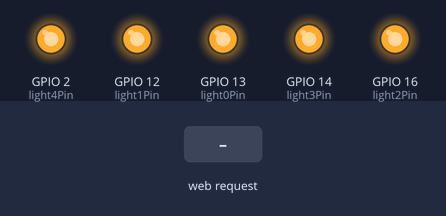
A sketch run on a simulated ESP8266 (NodeMCU). On the bench: output pins drawn as LEDs (lit = HIGH). The test bench sets the inputs (shaded band). EEPROM starts erased; what the sketch prints to the serial monitor is not drawn.

Above: at 1.2 s.
1.3 s: HTTP request GET /lights/0/on received
At 2.5 s:
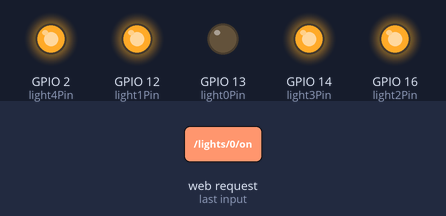
2.8 s: HTTP request GET /lights/0/off received
At 3.9 s:
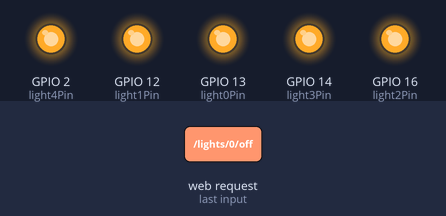
Timing chart, 0 to 5.8 s (numbered marks = the images above; inputs shaded):
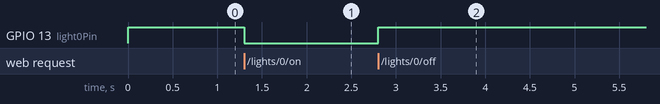

Measured:
- after the input at 1.3 s, GPIO 13 (light0Pin): HIGH → LOW at once
- after the input at 2.8 s, GPIO 13 (light0Pin): LOW → HIGH at once

The sketch:

smart-racer-wifi.ino
```cpp
#include <ESP8266WiFi.h>
#include <WiFiClient.h>
#include <ESP8266WebServer.h>
#include <ESP8266mDNS.h>
#include <Servo.h>
#include <WiFiUDP.h>
#include <EEPROM.h>
#include <ESP8266HTTPUpdateServer.h>

ESP8266WebServer server(80);
Servo myservo;
Servo esc;
WiFiUDP Udp;
byte packetBuffer[512];
unsigned long lastPacket = millis();
ESP8266HTTPUpdateServer httpUpdater;
int light0Pin = 13;
int light1Pin = 12;
int light2Pin = 16;
int light3Pin = 14;
int light4Pin = 2;
int escPin = 4;
int servoPin = 5;

void handleNotFound()
{
  String message = "File Not Found\n\n";

  message += "URI: ";
  message += server.uri();
  message += "\nMethod: ";
  message += (server.method() == HTTP_GET) ? "GET" : "POST";
  message += "\nArguments: ";
  message += server.args();
  message += "\n";

  for (uint8_t i = 0; i < server.args(); i++)
  {
    message += " " + server.argName(i) + ": " + server.arg(i) + "\n";
  }

  server.send(404, "text/plain", message);
};

void handleSettingsValue(uint8_t address)
{
  String value = server.arg("value");

  if (value.length() > 0)
  {
    uint16_t intValue = value.toInt();

    EEPROM.write(address + 0, intValue >> 8);
    EEPROM.write(address + 1, (uint8_t)intValue);

    EEPROM.commit();

    server.send(200, "text/plain", String(intValue));
  }
  else
  {
    uint16_t intValue = (EEPROM.read(address + 0) << 8) | (EEPROM.read(address + 1));
    server.send(200, "text/plain", String(intValue));
  }
};

String getName()
{
  String name = "";

  for (int i = 0; i < 20; i++)
  {
    uint8_t intValue = EEPROM.read(12 + i);

    if ((intValue == 0x00) || (intValue == 0xff))
    {
      break;
    }
    else if (((intValue >= 'a') && (intValue <= 'z')) || ((intValue >= 'A') && (intValue <= 'Z')) || ((intValue >= '0') && (intValue <= '9')) || (intValue == '-') || (intValue == ' ') || (intValue == '_'))
    {
      name += (char)intValue;
    }
  }

  if (name.length() <= 0)
  {
    name = String(ESP.getChipId());
  }

  return name;
};

void handleNameValue()
{
  String value = server.arg("value");

  if (value.length() > 0)
  {
    int i = 0;

    for (i = 0; (i < 19) && (i < value.length()); i++)
    {
      uint8_t v = (uint8_t)value.c_str()[i];

      EEPROM.write(12 + i, v);
    }

    EEPROM.write(12 + i, 0);

    EEPROM.commit();

    server.send(200, "text/plain", value + "->" + getName());
  }
  else
  {
    server.send(200, "text/plain", getName());
  }
};

void handleLight(int pin, bool isOn)
{
  pinMode(pin, OUTPUT);

  if (isOn)
  {
    digitalWrite(pin, LOW);
    server.send(200, "text/plain", "on");
  }
  else
  {
    digitalWrite(pin, HIGH);
    server.send(200, "text/plain", "off");
  }
};

void registerHandlers()
{
  server.on("/settings/steering/min", []() { handleSettingsValue(0); });
  server.on("/settings/steering/max", []() { handleSettingsValue(2); });
  server.on("/settings/steering/center", []() { handleSettingsValue(4); });
  server.on("/settings/throttle/min", []() { handleSettingsValue(6); });
  server.on("/settings/throttle/max", []() { handleSettingsValue(8); });
  server.on("/settings/throttle/center", []() { handleSettingsValue(10); });
  server.on("/settings/name", []() { handleNameValue(); });
  server.on("/", []() { server.send(200, "text/plain", "hello from " + getName()); });
  server.on("/lights/0/on", []() { handleLight(light0Pin, true); });
  server.on("/lights/0/off", []() { handleLight(light0Pin, false); });
  server.on("/lights/1/on", []() { handleLight(light1Pin, true); });
  server.on("/lights/1/off", []() { handleLight(light1Pin, false); });
  server.on("/lights/2/on", []() { handleLight(light2Pin, true); });
  server.on("/lights/2/off", []() { handleLight(light2Pin, false); });
  server.on("/lights/3/on", []() { handleLight(light3Pin, true); });
  server.on("/lights/3/off", []() { handleLight(light3Pin, false); });
  server.on("/lights/4/on", []() { handleLight(light4Pin, true); });
  server.on("/lights/4/off", []() { handleLight(light4Pin, false); });
  server.onNotFound(handleNotFound);
};

void registerFirmwareUpdater()
{
  httpUpdater.setup(&server);
};

void setup(void)
{
  Serial.begin(115200);

  EEPROM.begin(512);

  String apName = "MyRC-" + getName();
  String apPass = "magicpass123";

  Serial.println("Starting ap [" + apName + "] with [" + apPass + "]");

  if (false == WiFi.softAP(apName.c_str(), apPass.c_str()))
  {
    Serial.println("WiFi start failed.. Resetting settings");

    ESP.eraseConfig();
    ESP.reset();
  }
  else
  {
    Serial.println("WiFi start ok");
  }

  server.on("/state", []()
  {
    String servo = server.arg("servo");
    int servoPosition = servo.toInt();

    String escArg = server.arg("esc");
    int escPosition = escArg.toInt();

    setServo(servoPosition);
    setEsc(escPosition);

    server.send(200, "text/plain", "this works as well");
  });

  server.on("/battery", []()
  {
    server.send(200, "text/plain", String(analogRead(A0)));
  });

  registerHandlers();
  registerFirmwareUpdater();

  server.begin();
  Serial.println("HTTP server started");

  Udp.begin(9999);

  handleLight(light0Pin, false);
  handleLight(light1Pin, false);
  handleLight(light2Pin, false);
  handleLight(light3Pin, false);
  handleLight(light4Pin, false);

  pinMode(servoPin, INPUT);
  pinMode(escPin, INPUT);
}

void checkConnectionTimeOut()
{
  unsigned long elapsedTime =  millis() - lastPacket;

  if (elapsedTime > 1000)
  {
    setServo(0xffff);
    setEsc(0xffff);
  }
};

void setServo(int value)
{
  if (value != 0xffff)
  {
    if (false == myservo.attached())
    {
      pinMode(servoPin, OUTPUT);
      myservo.attach(servoPin);
    }

    myservo.writeMicroseconds(value);
  }
  else
  {
    myservo.detach();
    pinMode(servoPin, INPUT);
  }
};

void setEsc(int value)
{
  if (value != 0xffff)
  {
    if (false == esc.attached())
    {
      pinMode(escPin, OUTPUT);
      esc.attach(escPin);
    }

    esc.writeMicroseconds(value);
  }
  else
  {
    esc.detach();
    pinMode(escPin, INPUT);
  }
};

void handleUdpCommands()
{
  int noBytes = Udp.parsePacket();
  String received_command = "";

  if (noBytes)
  {
    lastPacket = millis();

    Udp.read(packetBuffer, noBytes);

    int st = (packetBuffer[0] << 8) | packetBuffer[1];
    int th = (packetBuffer[2] << 8) | packetBuffer[3];

    Serial.println(st, DEC);
    Serial.println(th, DEC);

    setServo(st);
    setEsc(th);
  }
};

void loop(void)
{
  server.handleClient();

  handleUdpCommands();

  checkConnectionTimeOut();
};
```
